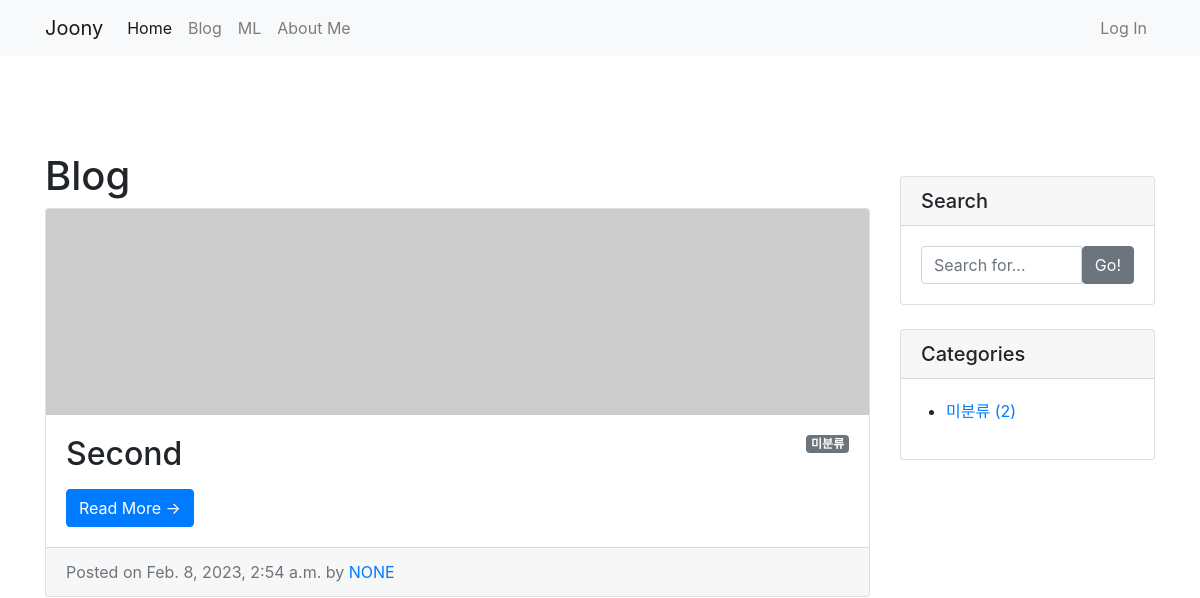
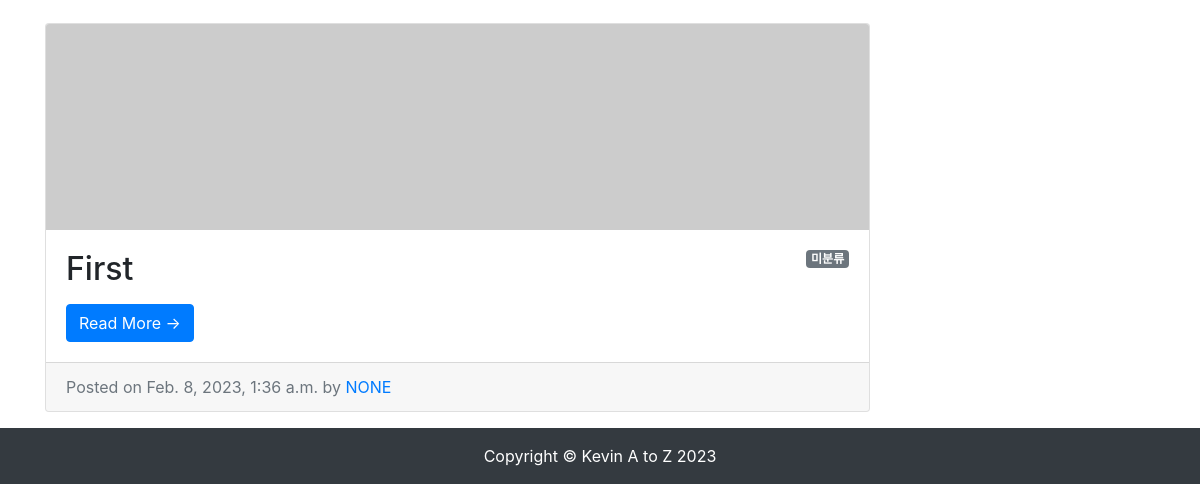
/blog/, run on an earlier commit of the app's database (2 pictures, top to bottom).
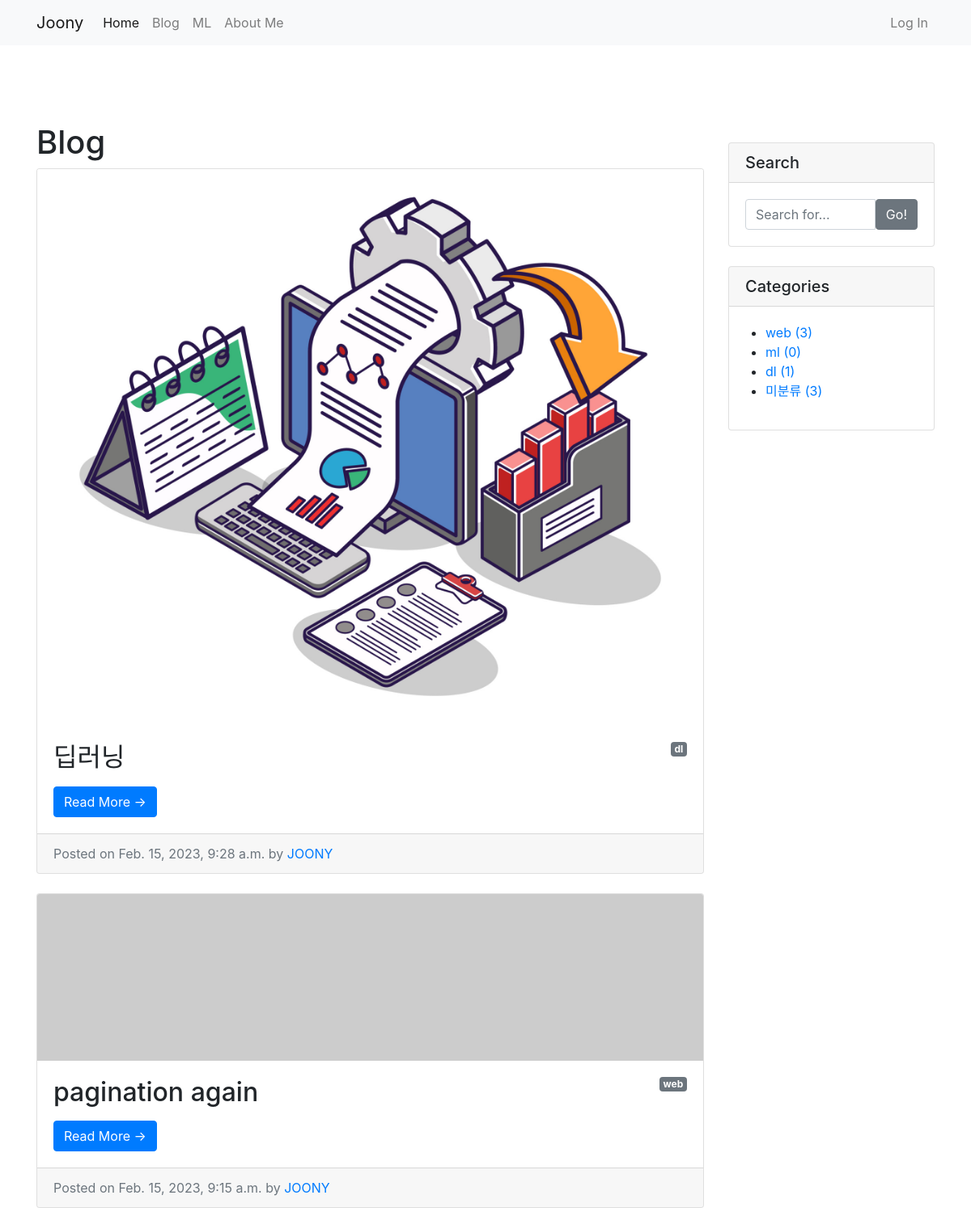
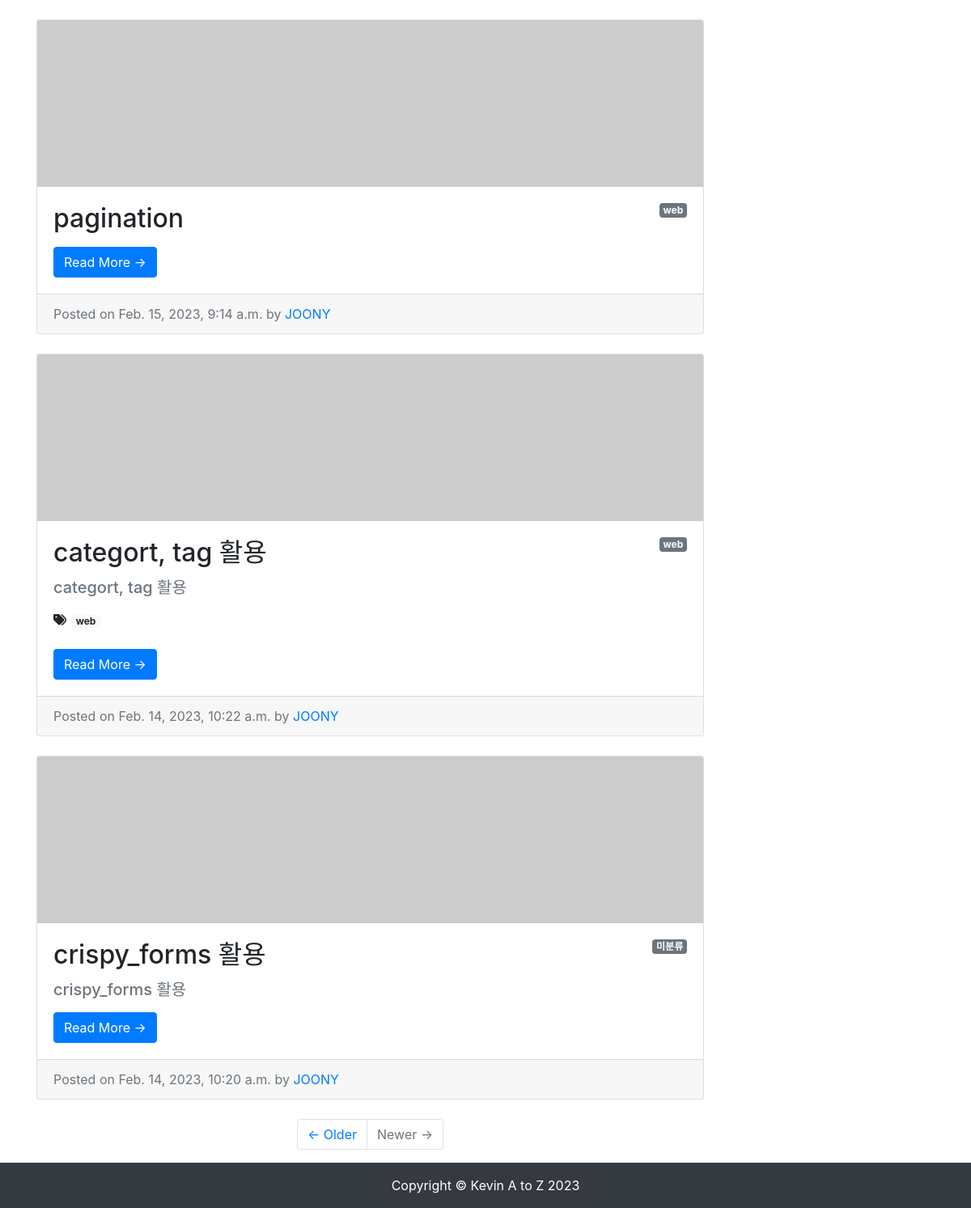
And on a later commit of the database (2 pictures, top to bottom).
### blog/models.py (models this page shows, shortened)
class Post(models.Model):
    title = models.CharField(max_length=30)
    hook_text = models.CharField(max_length=100, blank=True)
    content = models.TextField()
    head_image = models.ImageField(upload_to='blog/images/%Y/%m/%d/', blank=True)
    file_upload = models.FileField(upload_to='blog/files/%Y/%m/%d/', blank=True)
    created_at = models.DateTimeField(auto_now_add=True)
    updated_at = models.DateTimeField(auto_now=True)
    author = models.ForeignKey(User, null=True, on_delete=models.SET_NULL)
    category = models.ForeignKey(Category, null=True, blank=True, on_delete=models.SET_NULL)
    tags = models.ManyToManyField(Tag, blank=True)
    def __str__(self):
        return f'[{self.pk}]{self.title}' # 포스트의 제목이 나오도록 함. pk는 각 레코드에 대한 고유값으로 처음에는 1이 자동으로 부여도고 1씩 증가함.
    def get_absolute_url(self): # 객체의 상세 페이지로 이동할 수 있는 링크를 만들 수 있음. url 생성 규칙을 정의하는 메서드
        return f'/blog/{self.pk}/'
    def get_content_markdown(self):
        return markdown(self.content)

class Category(models.Model):
    name = models.CharField(max_length=50, unique=True)
    slug = models.SlugField(max_length=200, unique=True, allow_unicode=True)
    def __str__(self):
        return self.name
    def get_absolute_url(self):
        return f'/blog/category/{self.slug}/'
    class Meta:
        verbose_name_plural = 'categories'

class Tag(models.Model):
    name = models.CharField(max_length=50)
    slug = models.SlugField(max_length=200, unique=True, allow_unicode=True)
    def __str__(self):
        return self.name
    def get_absolute_url(self):
        return f'/blog/tag/{self.slug}/'

### blog/views.py (the view)
# urls.py: path('',views.PostList.as_view()),
class PostList(ListView):
    model = Post
    ordering = '-pk'
    paginate_by = 5
    def get_context_data(self, **kwargs):
        context = super(PostList, self).get_context_data()
        context['categories'] = Category.objects.all()
        context['no_category_post_count'] = Post.objects.filter(category=None).count()
        return context

### blog/templates/blog/post_list.html (shortened to what this page needs)
{% extends 'blog/base.html' %}
{% block main_area %}
    <h1>Blog
    </h1>
    {% if post_list.exists %}
    {% for p in post_list %}
    <div class="card mb-4" id="post-{{p.pk}}">
        {% if p.head_image %}
            <img class="card-img-top" src="{{ p.head_image.url }}" alt="{{ p }} head image">
        {% else %}
            <img class="card-img-top" src="https://picsum.photos/seed/{{ p.id }}/800/200" alt="random_image">
        {% endif %}
        <div class="card-body">
            {% if p.category %}
                <span class="badge badge-secondary float-right">{{ p.category }}</span>
            {% else %}
                <span class="badge badge-secondary float-right">미분류</span>
            {% endif %}
            <h2 class="card-title">{{ p.title}}</h2>
            {% if p.hook_text %}
                <h5 class="text-muted">{{ p.hook_text }}</h5>
            {% endif %}
            {% if p.tags.exists %}
                        <i class="fas fa-tags"></i>
                        {% for tag in p.tags.iterator %}
                            <a href="{{ tag.get_absolute_url }}"><span class="badge badge-pill badge-light">{{ tag }}</span></a>
                        {% endfor %}
                        <br/>
                        <br/>
                    {% endif %}
            <a href="{{ p.get_absolute_url }}" class="btn btn-primary">Read More &rarr;</a>
        </div>
        <div class="card-footer text-muted">
            Posted on {{ p.created_at}} by
            <a href="#">{{p.author | upper}}</a>
        </div>
    </div>
{% endfor %}
    {% else %}
        <h3>아직 게시물이 없습니다.</h3>
    {% endif %}
    {% if is_paginated %}
     <ul class="pagination justify-content-center mb-4">
        {% if page_obj.has_next %}
                <li class="page-item">
                    <a class="page-link" href="?page={{ page_obj.next_page_number }}">&larr; Older</a>
                </li>
            {% else %}
                <li class="page-item disabled">
                    <a class="page-link" href="#">&larr; Older</a>
                </li>
            {% endif %}
            {% if page_obj.has_previous %}
                <li class="page-item">
                    <a class="page-link" href="?page={{ page_obj.previous_page_number }}">Newer &rarr;</a>
                </li>
            {% else %}
                <li class="page-item disabled">
                    <a class="page-link" href="#">Newer &rarr;</a>
                </li>
            {% endif %}
    </ul>
    {% endif %}
{% endblock %}

### blog/templates/blog/base.html (shortened to what this page needs)
<!DOCTYPE html>
<html lang="en">
<head>
    <link rel="stylesheet" href="https://cdn.jsdelivr.net/npm/bootstrap@4.5.3/dist/css/bootstrap.min.css">
</head>
<body>
    {% include 'blog/navbar.html' %}
    <div class="container pt-5 my-5">
        <div class="row">
            <div class="col-md-8 col-lg-9" id="main-area">
                {% block main_area %}
                {% endblock %}
            </div>
            <div class="col-md-4 col-lg-3">
                <div class="card my-4">
                    <h5 class="card-header">Search</h5>
                    <div class="card-body">
                        <div class="input-group">
                            <input type="text" class="form-control" placeholder="Search for..." id="search-input">
                            <span class="input-group-btn">
                                    <button class="btn btn-secondary" type="button" onclick="searchPost();">Go!</button>
                                </span>
                        </div>
                    </div>
                </div>
                <div class="card my-4" id="categories-card">
                    <h5 class="card-header">Categories</h5>
                    <div class="card-body">
                        <div class="row">
                            <ul>
                                {% for category in categories %}
                                <li>
                                    <a href="{{ category.get_absolute_url }}">{{ category }} ({{ category.post_set.count }})</a>
                                </li>
                                {% endfor %}
                                <li>
                                    <a href="/blog/category/no_category/">미분류 ({{ no_category_post_count }})</a>
                                </li>
                            </ul>
                        </div>
                    </div>
                </div>
            </div>
        </div>
    </div>
    {% include 'blog/footer.html' %}
</body>
</html>

### blog/templates/blog/navbar.html (shortened to what this page needs)
{% load socialaccount %}
<nav class="navbar navbar-expand-lg navbar-light bg-light">
    <div class="container">
        <a class="navbar-brand" href="/">Joony</a>
        <div class="collapse navbar-collapse" id="navbarNavDropdown">
            <ul class="navbar-nav">
                <li class="nav-item active">
                    <a class="nav-link" href="/">Home</a>
                </li>
                <li class="nav-item">
                    <a class="nav-link" href="/blog/">Blog</a>
                </li>
                <li class="nav-item">
                    <a class="nav-link" href="/ml/">ML</a>
                </li>
                <li class="nav-item">
                    <a class="nav-link" href="/about_me/">About Me</a>
                </li>
            </ul>
            <ul class="navbar-nav ml-auto"> {% if user.is_authenticated %} <li class="nav-item dropdown">
                    <a class="nav-link dropdown-toggle" href="#" id="navbarDropdownMenuLink" role="button"
                        data-toggle="dropdown" aria-haspopup="true" aria-expanded="false"> {{ user.username }} </a>
                    <div class="dropdown-menu" aria-labelledby="navbarDropdownMenuLink">
                        <a class="dropdown-item" href="/accounts/logout/">Log Out</a>
                    </div>
                </li> {% else %} <li class="nav-item">
                    <a class="nav-link" href="#" data-toggle="modal" data-target="#loginModal">Log In</a>
                </li> {% endif %} </ul>
        </div>
    </div>
</nav>

### blog/templates/blog/footer.html
<div class="fixed-bottom">
    <footer class="py-3 bg-dark">
        <div class="container">
            <p class="m-0 text-center text-white"> Copyright &copy; Kevin A to Z 2023 </p>
        </div>
    </footer>
</div>

What changed in the data, as far as the page shows it:
no longer on this page (row unchanged): Post: shows "미분류", title "Second", created_at "Feb. 8, 2023, 2:54 a.m.", author "NONE"
no longer on this page (row unchanged): Post: shows "미분류", title "First", created_at "Feb. 8, 2023, 1:36 a.m.", author "NONE"
added Post: head_image (picture), category "dl", title "딥러닝", created_at "Feb. 15, 2023, 9:28 a.m.", author "JOONY"
added Post: category "web", title "pagination again", created_at "Feb. 15, 2023, 9:15 a.m.", author "JOONY"
added Post: category "web", title "pagination", created_at "Feb. 15, 2023, 9:14 a.m.", author "JOONY"
added Post: category "web", title "categort, tag 활용", hook_text "categort, tag 활용", created_at "Feb. 14, 2023, 10:22 a.m.", author "JOONY"
added Tag: name "web"
added Post: shows "미분류", title "crispy_forms 활용", hook_text "crispy_forms 활용", created_at "Feb. 14, 2023, 10:20 a.m.", author "JOONY"
added Category: name "web", post_set.count "3"
added Category: name "ml", post_set.count "0"
added Category: name "dl", post_set.count "1"
Also different on the page:
{{ no_category_post_count }}: "2" → "3"
text now shown: "← Older Newer →"
